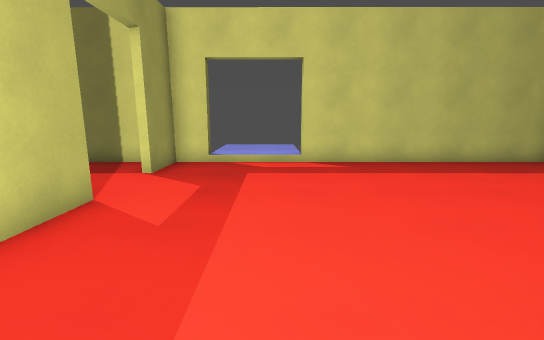
[1] (above)

12 first-person views from a walk through a Godot game level. The camera is 1.5 m above the floor, tilts 10° down and sees 85° across. Doors that lead somewhere are drawn open, without their leaves. The floor is counted in squares, 1 m on a side. Each view is taken from the middle of a square. On the plan, view 1 faces up. The plan holds only what a view shows up to about 15 squares ahead; the rest is blank. Surface patterns are stand-ins for the level's own textures.

[2]
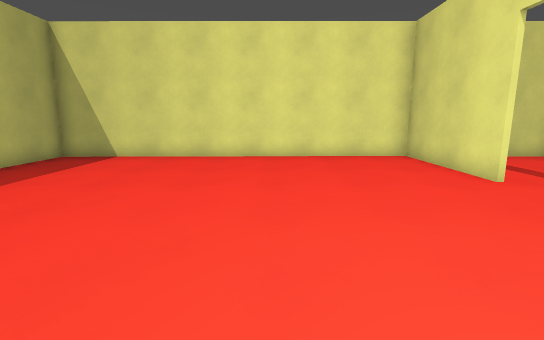

[3]
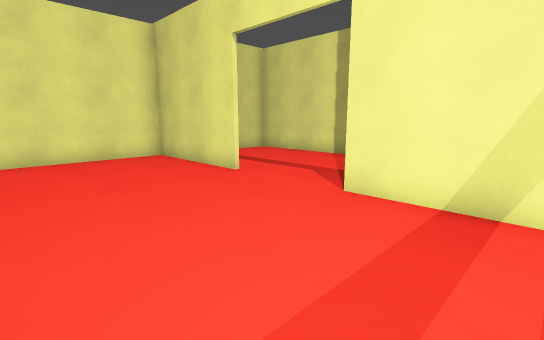

[4]
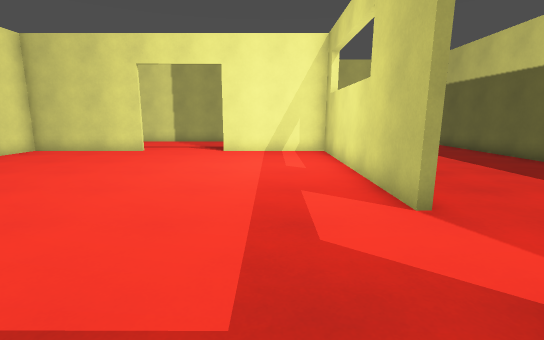

[5]
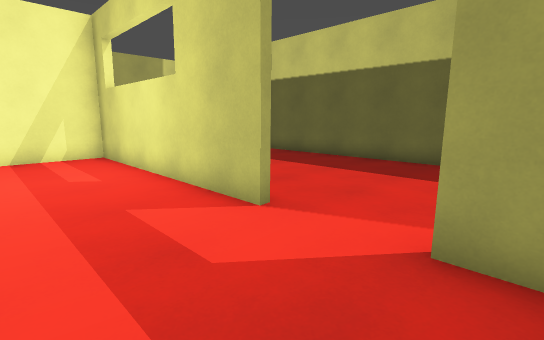

[6]
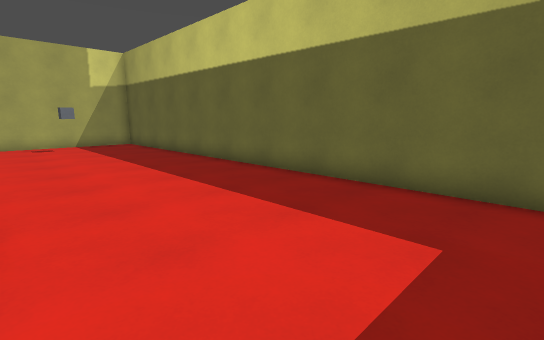

[7]
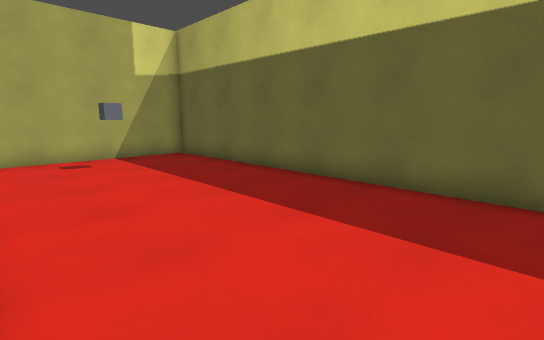

[8]
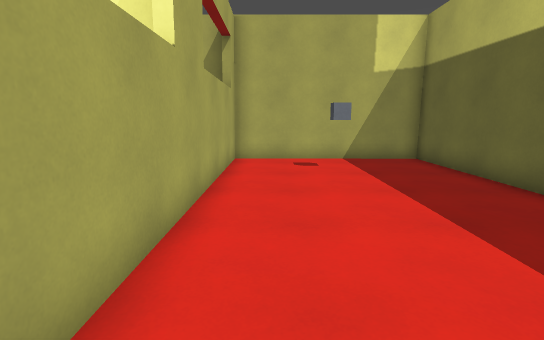

[9]
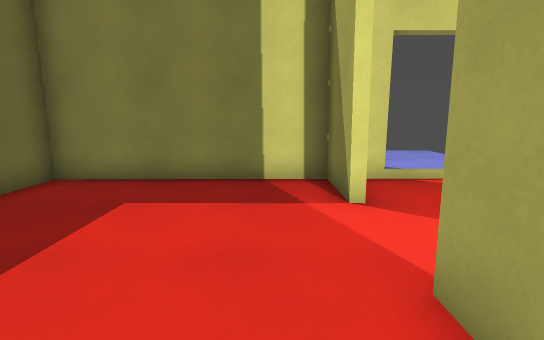

[10]
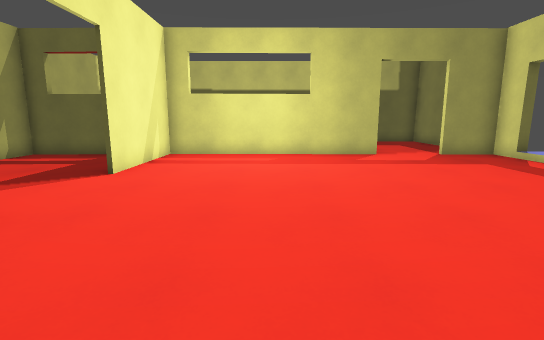

[11]
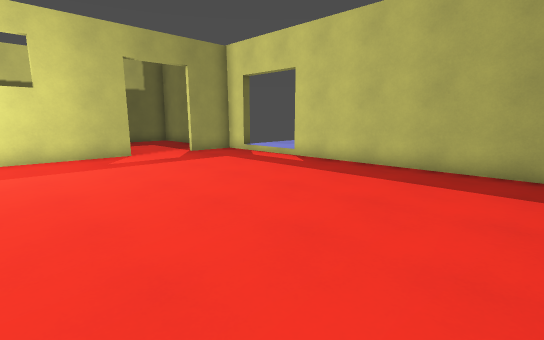

[12]
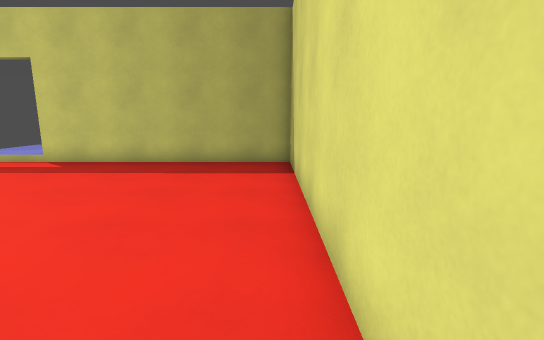

### Floor plan
Key: @ floor where view 1 was taken; # wall or solid block; . main floor; : floor 0.25 m higher than the main floor; / step, stairs or slope; D open door.
Columns run from 11 left of view 1 to 10 right of it. Each row starts with its distance up from view 1.
 14          :::/
 13          :::/
 12          :::/
 11      ####:::/#########
 10 ######..#............#
  9 #.......#............#
  8 #......D#............#
  7 #......D.............#
  6 #......D.............#
  5 #.......#............#
  4 #.......#............#
  3 #.......#............#
  2 #.......#............#
  1 #.......#............#
  0 #.......#..@.........#
 -1 #.......#............#
 -2 #.......#............#
 -3 #.......####DDDDD#####
 -4 #.......#  .......
 -5 #.......#..........
 -6 #.......#...........
 -7 #...#...#.... .......#
 -8 #.......#..    ......#
 -9 ##########      ######

Where each view was taken, in squares from view 1:
view 1: 0 up, 0 right, facing up
view 2: 2 up, 2 left, facing right
view 3: 2 up, 2 left, facing down-right
view 4: 10 up, 1 left, facing down
view 5: 9 up, 0 right, facing down-left
view 6: 9 up, 4 left, facing down-left
view 7: 3 up, 4 left, facing down-left
view 8: 2 up, 5 left, facing down
view 9: 3 up, 5 left, facing up
view 10: 1 up, 9 right, facing left
view 11: 1 up, 9 right, facing up-left
view 12: 0 up, 9 right, facing up
